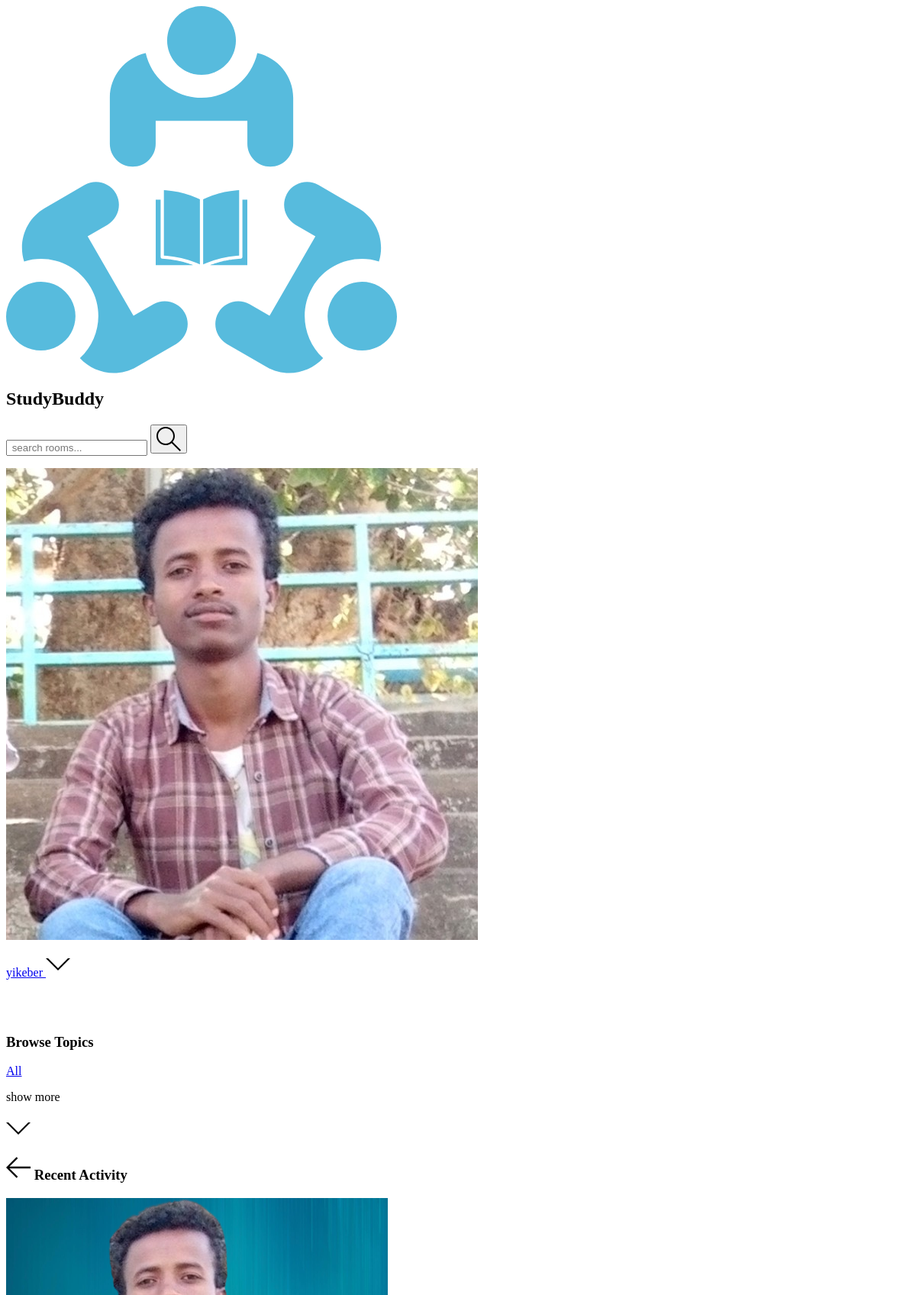
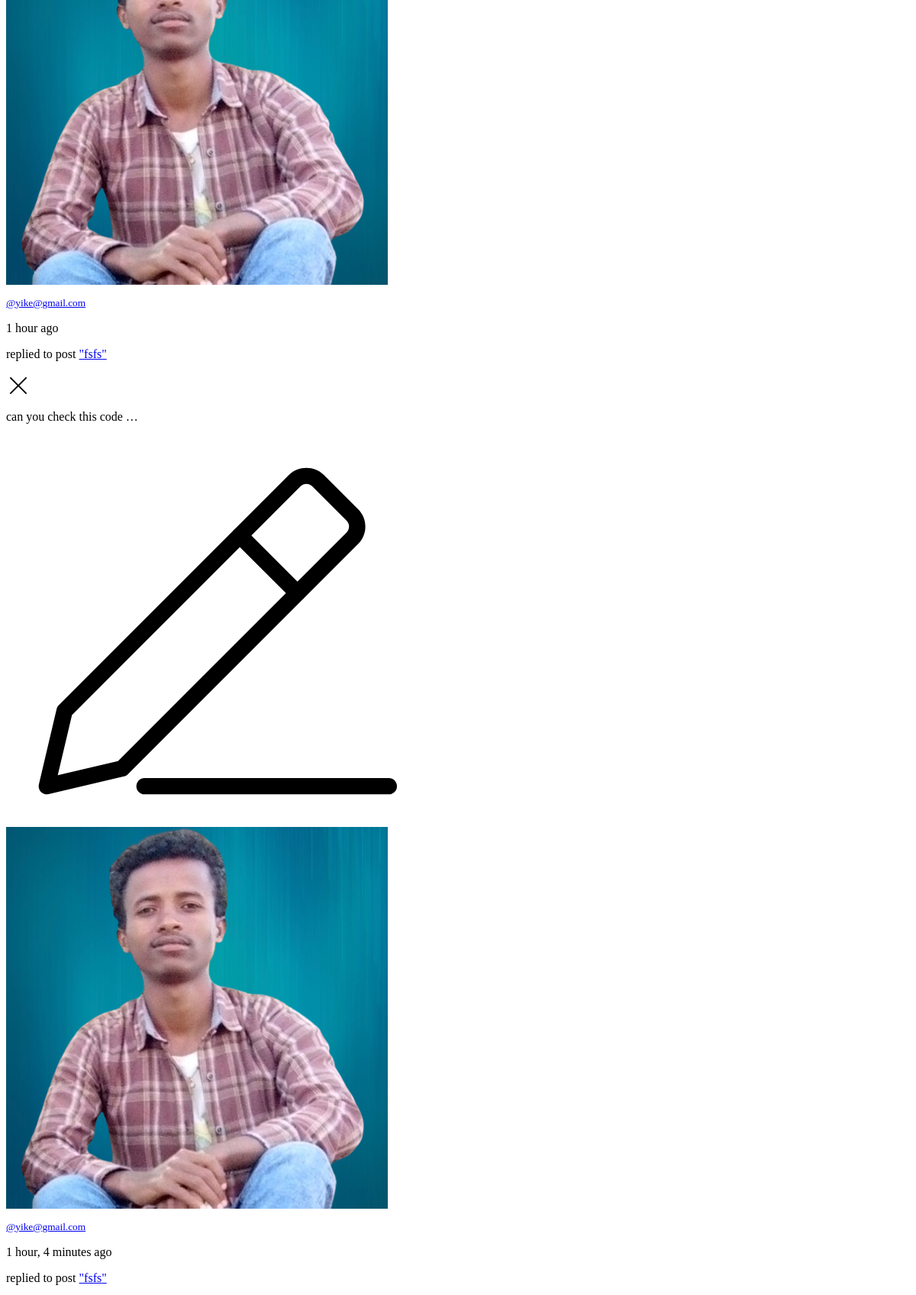
The app's page /recent-activities/ (signed in, upper part) with its own data (2 pictures, top to bottom).
### Backend/base/models.py (models this page shows)
class User(AbstractUser):
    name  = models.CharField(max_length=200,null=True)
    username = models.CharField(max_length=200)
    password = models.CharField(max_length=100)
    email = models.EmailField(max_length=200,unique=True)
    bio = models.TextField(max_length=500,null=True,blank=True)
    avatar = models.ImageField(null=True,default='images/avatar.svg',upload_to='images/profile_images')
    last_activity = models.DateTimeField(null=True, blank=True)
    is_online = models.BooleanField(default=False)
    USERNAME_FIELD = 'email'
    REQUIRED_FIELDS =['username','password']

class Message(models.Model):
    user = models.ForeignKey(User,on_delete=models.CASCADE)
    room = models.ForeignKey (Room,on_delete=models.CASCADE)
    body = models.TextField()
    image = models.ImageField(null=True,upload_to='images/message_images')
    video = models.FileField(null=True,upload_to='files/video_messages')
    audio = models.FileField(null=True,upload_to='files/audio_messages')
    liker = models.ManyToManyField(User,related_name='message_liker',blank=True)
    updated  = models.DateTimeField(auto_now=True)
    created = models.DateTimeField(auto_now_add=True)
    num_of_likes = models.IntegerField(default=0)
    num_of_replies = models.IntegerField(default=0)
    is_deleted = models.BooleanField(default=False)
    class Meta:
        ordering = ['-updated','-created']
    def __str__(self):
        return self.body

class Room(models.Model):
    host = models.ForeignKey(User,on_delete=models.SET_NULL,null=True)
    topic = models.ForeignKey(Topic,on_delete=models.SET_NULL,null=True)
    roomImage = models.ImageField(null=True ,default='images/room_images/default_room_image.png',upload_to='images/room_images')
    name = models.CharField(max_length=200)
    description = models.TextField(null=True,blank=True)
    participants = models.ManyToManyField(User,related_name='participants',blank=True)
    updated = models.DateTimeField(auto_now=True)
    created = models.DateField(auto_now_add=True)
    is_deleted = models.BooleanField(default=False)
    class Meta:
        ordering = ['-updated','-created']
    def __str__(self):
        return self.name

### Backend/base/views.py (the view)
# urls.py: path('recent-activities/',views.getActivities,name='activities'),
@login_required(login_url='login')
def getActivities(request):
    user = User.objects.get(username = request.user.username)
    room_messages = user.message_set.all().order_by('-created')
    context  = {
        'room_messages':room_messages,
        'visible_words':5
    }
    return render(request,'base/show_recent.html',context)

### Frontend/templates/base/show_recent.html (shortened to what this page needs)
{%extends 'base/home.html'%}
{%block home-content%}
{%load static %}
<div class="mr-2">
    <h3 class="bg-purple-700 opacity-75 ml-4 mt-3 pl-4  py-2 rounded flex flex-row items-center"><a
            href="{{request.META.HTTP_REFERER}}" class="px-2"><img src="{% static 'assets/icons/arrow-left.svg' %}"
                class="w-4 h-4 " alt="left-arrow"></a>
        <span>Recent Activity</span>
    </h3>
    <div class=" bg-gray-700  ml-4 mt-3 px-2 py-2 rounded">
        {% for message in room_messages %}
        <div class=" border border-green-600 m-2 p-2 rounded">
            <div class="flex flex-row justify-between">
                <div class="flex flex-row">
                    <div class="relative">
                        <img src="{%static 'images/yike.png' %}" class="w-8 h-8 rounded-full inline" alt="">
                    </div>
                    <div class="ml-2 ">
                        <small> <a href="{% url 'user-profile' message.user.id %}"
                                class="text-teal-500">@{{message.user}}
                            </a>
                        </small>
                        <p class="text-sm font-thin">{{message.created|timesince}} ago</p>
                        <p class="text-md text-teal-500">replied to post <a
                                href="{% url 'room' message.room.id %}">"{{message.room}}"</a>
                        </p>
                    </div>
                </div>
                {% if request.user == message.user %}
                <a href="{% url 'delete-message' message.id %}"><img src="{%static 'assets/icons/remove.svg' %}"
                        class="w-4 w-4" alt="delete"></a>
                {% endif %}
            </div>
            <div class="flex flex-row mx-2 items-center">
                <p class="bg-gray-900 mt-3 px-2 py-2 rounded">{{message|truncatewords:visible_words}}</p>
                {% if request.user == message.user %}
                <a href="{% url 'edit-message' message.id %}" class="px-2 py-2"><img
                        src="{%static 'assets/icons/edit.svg' %}" class="w-4 w-4" alt="edit"></a>
                {% endif %}
            </div>
        </div>
        {% endfor %}
    </div>
</div>
{%endblock home-content%}

### Frontend/templates/navbar.html (shortened to what this page needs)
{% load static %}
<nav class="grid grid-cols-3 justify-start w-screen mx-0 sm:justify-between items-center bg-gray-900  left-0 py-2">
  <div class=" col-span-2 flex justify-start sm:ml-2 sm:items-center">
    <div class="flex flex-row sm:items-center justify-start mr-2">
      <a href="/" class="mt-1 px-2">
        <img src="{% static '/images/logo.svg' %}" alt="profile_img" class=" w-8 h-8 sm:w-8 sm:h-8 rounded" />
      </a>
      <h2 class="text-white hidden sm:block sm:text-4xl sm:ml-1 sm:pl-1 sm:mt-1 text-sm">StudyBuddy</h2>
    </div>
    {% if request.user.is_authenticated %}
    <div class=" flex flex-row sm:ml-4 pb-0 ml-2 ">
      <form action="{% url 'home' %}" method="GET" class=" flex flex-row rounded sm:px-2 mb-0 pb-0 ">
        <input
          class="focus:outline-none focus:border-yellow-500 text-sm sm:px-2 py-2  bg-gray-500 sm:w-64 rounded bg-opacity-50 border border-green-500"
          type="text" name='q' placeholder=" search rooms...">
        <button type="submit">
        </button>
      </form>
    </div>
    {%endif%}
  </div>
  <div class=" col-span-1 sm:mr-2 text-white sm:mr-16 sm:pr-16">
    <div class=" flex flex-row items-center  sm:ml-4 sm:sm:px-4 pb-0 pt-2 justify-end ">
      {% if request.user.is_authenticated %}
      <div class="relative  mr-2">
        <img src="{{request.user.avatar.url}}" alt="" class="w-8 h-8 rounded-full mx-2">
      </div>
      {%endif%}
      <div class="text-sm text-gray-500  h-8">
        <p class="flex flex-row sm:ml-2 items-center">
          <a href="{%url 'user-profile' request.user.id%}">
            <span>{{request.user.username}}</span>
          </a>
          <svg class="w-4 h-4 sm:ml-8 mt-2 fill-current" id="nav_down_icon" onclick="{showElement()}"
            xmlns="http://www.w3.org/2000/svg" width="32" height="32" viewBox="0 0 32 32">
            <title>chevron-down</title>
            <path d="M16 21l-13-13h-3l16 16 16-16h-3l-13 13z"></path>
          </svg>
        </p>
      </div>
    </div>
  </div>
  </div>

### records on screen
User: user.avatar (picture), user.username "yikeber"
Message: user "yike@gmail.com", created "1 hour", room "fsfs", body "can you check this code …"
Message: user "yike@gmail.com", created "1 hour, 4 minutes", room "fsfs"
